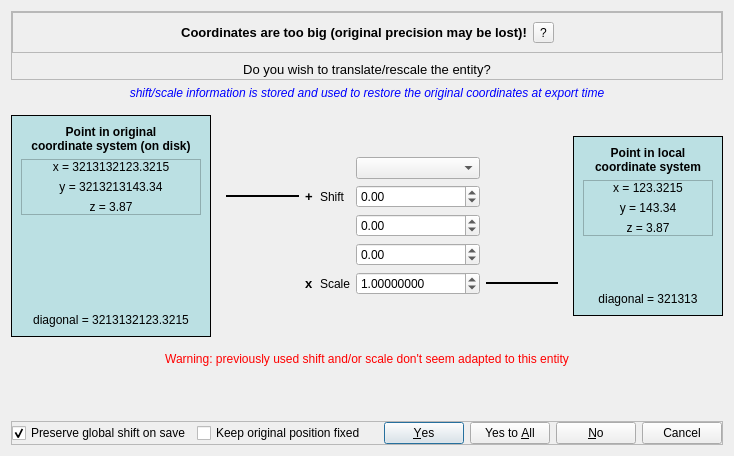
<?xml version="1.0" encoding="UTF-8"?>
<ui version="4.0">
 <class>GlobalShiftAndScaleDlg</class>
 <widget class="QDialog" name="GlobalShiftAndScaleDlg">
  <property name="geometry">
   <rect>
    <x>0</x>
    <y>0</y>
    <width>734</width>
    <height>456</height>
   </rect>
  </property>
  <property name="sizePolicy">
   <sizepolicy hsizetype="Expanding" vsizetype="Preferred">
    <horstretch>0</horstretch>
    <verstretch>0</verstretch>
   </sizepolicy>
  </property>
  <property name="windowTitle">
   <string>Global shift/scale</string>
  </property>
  <layout class="QVBoxLayout" name="verticalLayout_5">
   <item>
    <widget class="QFrame" name="titleFrame">
     <property name="frameShape">
      <enum>QFrame::StyledPanel</enum>
     </property>
     <property name="frameShadow">
      <enum>QFrame::Raised</enum>
     </property>
     <layout class="QVBoxLayout" name="verticalLayout">
      <property name="leftMargin">
       <number>0</number>
      </property>
      <property name="topMargin">
       <number>0</number>
      </property>
      <property name="rightMargin">
       <number>0</number>
      </property>
      <property name="bottomMargin">
       <number>0</number>
      </property>
      <item>
       <widget class="QFrame" name="frame_2">
        <property name="frameShape">
         <enum>QFrame::StyledPanel</enum>
        </property>
        <property name="frameShadow">
         <enum>QFrame::Raised</enum>
        </property>
        <layout class="QHBoxLayout" name="horizontalLayout_3">
         <item>
          <spacer name="horizontalSpacer_3">
           <property name="orientation">
            <enum>Qt::Horizontal</enum>
           </property>
           <property name="sizeHint" stdset="0">
            <size>
             <width>40</width>
             <height>20</height>
            </size>
           </property>
          </spacer>
         </item>
         <item>
          <widget class="QLabel" name="messageLabel">
           <property name="font">
            <font>
             <pointsize>10</pointsize>
             <weight>75</weight>
             <bold>true</bold>
            </font>
           </property>
           <property name="text">
            <string>Coordinates are too big (original precision may be lost)!</string>
           </property>
           <property name="alignment">
            <set>Qt::AlignCenter</set>
           </property>
          </widget>
         </item>
         <item>
          <widget class="QToolButton" name="moreInfoToolButton">
           <property name="toolTip">
            <string>More information about this issue</string>
           </property>
           <property name="text">
            <string notr="true">?</string>
           </property>
          </widget>
         </item>
         <item>
          <spacer name="horizontalSpacer_4">
           <property name="orientation">
            <enum>Qt::Horizontal</enum>
           </property>
           <property name="sizeHint" stdset="0">
            <size>
             <width>40</width>
             <height>20</height>
            </size>
           </property>
          </spacer>
         </item>
        </layout>
       </widget>
      </item>
      <item>
       <layout class="QHBoxLayout" name="horizontalLayout_8">
        <item>
         <spacer name="horizontalSpacer">
          <property name="orientation">
           <enum>Qt::Horizontal</enum>
          </property>
          <property name="sizeHint" stdset="0">
           <size>
            <width>40</width>
            <height>20</height>
           </size>
          </property>
         </spacer>
        </item>
        <item>
         <widget class="QLabel" name="label_4">
          <property name="font">
           <font>
            <pointsize>10</pointsize>
           </font>
          </property>
          <property name="text">
           <string>Do you wish to translate/rescale the entity?</string>
          </property>
          <property name="alignment">
           <set>Qt::AlignCenter</set>
          </property>
         </widget>
        </item>
        <item>
         <spacer name="horizontalSpacer_2">
          <property name="orientation">
           <enum>Qt::Horizontal</enum>
          </property>
          <property name="sizeHint" stdset="0">
           <size>
            <width>40</width>
            <height>20</height>
           </size>
          </property>
         </spacer>
        </item>
       </layout>
      </item>
     </layout>
    </widget>
   </item>
   <item>
    <widget class="QLabel" name="infoLabel">
     <property name="font">
      <font>
       <italic>true</italic>
      </font>
     </property>
     <property name="styleSheet">
      <string notr="true">color: blue;</string>
     </property>
     <property name="text">
      <string>shift/scale information is stored and used to restore the original coordinates at export time</string>
     </property>
     <property name="alignment">
      <set>Qt::AlignCenter</set>
     </property>
    </widget>
   </item>
   <item>
    <widget class="QFrame" name="mainFrame">
     <property name="sizePolicy">
      <sizepolicy hsizetype="Expanding" vsizetype="Maximum">
       <horstretch>0</horstretch>
       <verstretch>0</verstretch>
      </sizepolicy>
     </property>
     <layout class="QHBoxLayout" name="horizontalLayout_4">
      <property name="leftMargin">
       <number>0</number>
      </property>
      <property name="topMargin">
       <number>9</number>
      </property>
      <property name="rightMargin">
       <number>0</number>
      </property>
      <property name="bottomMargin">
       <number>9</number>
      </property>
      <item>
       <layout class="QVBoxLayout" name="verticalLayout_3">
        <item>
         <widget class="QFrame" name="bigCubeFrame">
          <property name="sizePolicy">
           <sizepolicy hsizetype="Maximum" vsizetype="Maximum">
            <horstretch>0</horstretch>
            <verstretch>0</verstretch>
           </sizepolicy>
          </property>
          <property name="minimumSize">
           <size>
            <width>200</width>
            <height>200</height>
           </size>
          </property>
          <property name="toolTip">
           <string>This version corresponds to the input (or output) file</string>
          </property>
          <property name="styleSheet">
           <string notr="true">background-color:rgb(187,224,227);</string>
          </property>
          <property name="frameShape">
           <enum>QFrame::Box</enum>
          </property>
          <property name="frameShadow">
           <enum>QFrame::Plain</enum>
          </property>
          <property name="lineWidth">
           <number>1</number>
          </property>
          <layout class="QVBoxLayout" name="verticalLayout_7">
           <item>
            <widget class="QLabel" name="label">
             <property name="font">
              <font>
               <weight>75</weight>
               <bold>true</bold>
              </font>
             </property>
             <property name="text">
              <string>Point in original
coordinate system (on disk)</string>
             </property>
             <property name="alignment">
              <set>Qt::AlignCenter</set>
             </property>
            </widget>
           </item>
           <item>
            <widget class="QFrame" name="originalPointFrame">
             <property name="frameShape">
              <enum>QFrame::StyledPanel</enum>
             </property>
             <property name="frameShadow">
              <enum>QFrame::Raised</enum>
             </property>
             <layout class="QVBoxLayout" name="verticalLayout_9">
              <property name="leftMargin">
               <number>0</number>
              </property>
              <property name="topMargin">
               <number>0</number>
              </property>
              <property name="rightMargin">
               <number>0</number>
              </property>
              <property name="bottomMargin">
               <number>0</number>
              </property>
              <item>
               <widget class="QLabel" name="xOriginLabel">
                <property name="text">
                 <string notr="true">x = 3213132123.3215</string>
                </property>
                <property name="alignment">
                 <set>Qt::AlignCenter</set>
                </property>
               </widget>
              </item>
              <item>
               <widget class="QLabel" name="yOriginLabel">
                <property name="text">
                 <string notr="true">y = 3213213143.34</string>
                </property>
                <property name="alignment">
                 <set>Qt::AlignCenter</set>
                </property>
               </widget>
              </item>
              <item>
               <widget class="QLabel" name="zOriginLabel">
                <property name="text">
                 <string notr="true">z = 3.87</string>
                </property>
                <property name="alignment">
                 <set>Qt::AlignCenter</set>
                </property>
               </widget>
              </item>
             </layout>
            </widget>
           </item>
           <item>
            <spacer name="verticalSpacer_6">
             <property name="orientation">
              <enum>Qt::Vertical</enum>
             </property>
             <property name="sizeHint" stdset="0">
              <size>
               <width>20</width>
               <height>92</height>
              </size>
             </property>
            </spacer>
           </item>
           <item>
            <widget class="QLabel" name="diagOriginLabel">
             <property name="text">
              <string>diagonal = 3213132123.3215</string>
             </property>
             <property name="alignment">
              <set>Qt::AlignCenter</set>
             </property>
            </widget>
           </item>
          </layout>
         </widget>
        </item>
       </layout>
      </item>
      <item>
       <layout class="QHBoxLayout" name="horizontalLayout">
        <item>
         <layout class="QVBoxLayout" name="verticalLayout_2">
          <item>
           <spacer name="verticalSpacer_4">
            <property name="orientation">
             <enum>Qt::Vertical</enum>
            </property>
            <property name="sizeHint" stdset="0">
             <size>
              <width>20</width>
              <height>20</height>
             </size>
            </property>
           </spacer>
          </item>
          <item>
           <widget class="QFrame" name="shiftFrame">
            <property name="sizePolicy">
             <sizepolicy hsizetype="Preferred" vsizetype="Maximum">
              <horstretch>0</horstretch>
              <verstretch>0</verstretch>
             </sizepolicy>
            </property>
            <layout class="QGridLayout" name="gridLayout">
             <item row="5" column="4">
              <widget class="QDoubleSpinBox" name="scaleSpinBox">
               <property name="maximumSize">
                <size>
                 <width>150</width>
                 <height>16777215</height>
                </size>
               </property>
               <property name="decimals">
                <number>8</number>
               </property>
               <property name="minimum">
                <double>0.000001000000000</double>
               </property>
               <property name="maximum">
                <double>1000000.000000000000000</double>
               </property>
               <property name="singleStep">
                <double>0.100000000000000</double>
               </property>
               <property name="value">
                <double>1.000000000000000</double>
               </property>
              </widget>
             </item>
             <item row="5" column="2">
              <widget class="QLabel" name="label_3">
               <property name="font">
                <font>
                 <pointsize>10</pointsize>
                 <weight>75</weight>
                 <bold>true</bold>
                </font>
               </property>
               <property name="text">
                <string notr="true">x</string>
               </property>
              </widget>
             </item>
             <item row="2" column="4">
              <widget class="QDoubleSpinBox" name="shiftX">
               <property name="sizePolicy">
                <sizepolicy hsizetype="Expanding" vsizetype="Fixed">
                 <horstretch>0</horstretch>
                 <verstretch>0</verstretch>
                </sizepolicy>
               </property>
               <property name="maximumSize">
                <size>
                 <width>150</width>
                 <height>16777215</height>
                </size>
               </property>
               <property name="minimum">
                <double>-1000000000000.000000000000000</double>
               </property>
               <property name="maximum">
                <double>1000000000000.000000000000000</double>
               </property>
              </widget>
             </item>
             <item row="2" column="3">
              <widget class="QLabel" name="label1">
               <property name="sizePolicy">
                <sizepolicy hsizetype="Maximum" vsizetype="Preferred">
                 <horstretch>0</horstretch>
                 <verstretch>0</verstretch>
                </sizepolicy>
               </property>
               <property name="text">
                <string>Shift</string>
               </property>
              </widget>
             </item>
             <item row="2" column="2">
              <widget class="QLabel" name="label_5">
               <property name="font">
                <font>
                 <pointsize>10</pointsize>
                 <weight>75</weight>
                 <bold>true</bold>
                </font>
               </property>
               <property name="text">
                <string notr="true">+</string>
               </property>
              </widget>
             </item>
             <item row="5" column="3">
              <widget class="QLabel" name="label1_2">
               <property name="sizePolicy">
                <sizepolicy hsizetype="Maximum" vsizetype="Preferred">
                 <horstretch>0</horstretch>
                 <verstretch>0</verstretch>
                </sizepolicy>
               </property>
               <property name="text">
                <string>Scale</string>
               </property>
              </widget>
             </item>
             <item row="3" column="4">
              <widget class="QDoubleSpinBox" name="shiftY">
               <property name="sizePolicy">
                <sizepolicy hsizetype="Expanding" vsizetype="Fixed">
                 <horstretch>0</horstretch>
                 <verstretch>0</verstretch>
                </sizepolicy>
               </property>
               <property name="maximumSize">
                <size>
                 <width>150</width>
                 <height>16777215</height>
                </size>
               </property>
               <property name="minimum">
                <double>-1000000000000.000000000000000</double>
               </property>
               <property name="maximum">
                <double>1000000000000.000000000000000</double>
               </property>
              </widget>
             </item>
             <item row="4" column="4">
              <widget class="QDoubleSpinBox" name="shiftZ">
               <property name="sizePolicy">
                <sizepolicy hsizetype="Expanding" vsizetype="Fixed">
                 <horstretch>0</horstretch>
                 <verstretch>0</verstretch>
                </sizepolicy>
               </property>
               <property name="maximumSize">
                <size>
                 <width>150</width>
                 <height>16777215</height>
                </size>
               </property>
               <property name="minimum">
                <double>-1000000000000.000000000000000</double>
               </property>
               <property name="maximum">
                <double>1000000000000.000000000000000</double>
               </property>
              </widget>
             </item>
             <item row="2" column="1">
              <widget class="QFrame" name="hLine2Frame">
               <property name="sizePolicy">
                <sizepolicy hsizetype="Expanding" vsizetype="Fixed">
                 <horstretch>0</horstretch>
                 <verstretch>0</verstretch>
                </sizepolicy>
               </property>
               <property name="minimumSize">
                <size>
                 <width>20</width>
                 <height>2</height>
                </size>
               </property>
               <property name="maximumSize">
                <size>
                 <width>16777215</width>
                 <height>2</height>
                </size>
               </property>
               <property name="frameShape">
                <enum>QFrame::Box</enum>
               </property>
               <property name="frameShadow">
                <enum>QFrame::Plain</enum>
               </property>
               <property name="lineWidth">
                <number>2</number>
               </property>
              </widget>
             </item>
             <item row="5" column="5">
              <widget class="QFrame" name="hLine3Frame">
               <property name="sizePolicy">
                <sizepolicy hsizetype="Expanding" vsizetype="Preferred">
                 <horstretch>0</horstretch>
                 <verstretch>0</verstretch>
                </sizepolicy>
               </property>
               <property name="minimumSize">
                <size>
                 <width>20</width>
                 <height>2</height>
                </size>
               </property>
               <property name="maximumSize">
                <size>
                 <width>16777215</width>
                 <height>2</height>
                </size>
               </property>
               <property name="frameShape">
                <enum>QFrame::Box</enum>
               </property>
               <property name="frameShadow">
                <enum>QFrame::Plain</enum>
               </property>
               <property name="lineWidth">
                <number>2</number>
               </property>
              </widget>
             </item>
             <item row="0" column="4">
              <widget class="QComboBox" name="loadComboBox">
               <property name="toolTip">
                <string>You can add default items to this list by placing a text file named &lt;span style=&quot; font-weight:600;&quot;&gt;global_shift_list.txt&lt;/span&gt; next to the application executable file. On each line you should define 5 items separated by semicolon characters: name ; ShiftX ; ShiftY ; ShiftZ ; scale</string>
               </property>
               <property name="currentIndex">
                <number>-1</number>
               </property>
              </widget>
             </item>
            </layout>
           </widget>
          </item>
          <item>
           <spacer name="verticalSpacer_3">
            <property name="orientation">
             <enum>Qt::Vertical</enum>
            </property>
            <property name="sizeHint" stdset="0">
             <size>
              <width>20</width>
              <height>20</height>
             </size>
            </property>
           </spacer>
          </item>
         </layout>
        </item>
        <item>
         <layout class="QVBoxLayout" name="verticalLayout_4">
          <item>
           <widget class="QFrame" name="smallCubeFrame">
            <property name="sizePolicy">
             <sizepolicy hsizetype="Maximum" vsizetype="Maximum">
              <horstretch>0</horstretch>
              <verstretch>0</verstretch>
             </sizepolicy>
            </property>
            <property name="minimumSize">
             <size>
              <width>150</width>
              <height>180</height>
             </size>
            </property>
            <property name="toolTip">
             <string>This version is the one CLOUDVIEWER  will work with. Mind the digits!</string>
            </property>
            <property name="styleSheet">
             <string notr="true">background-color:rgb(187,224,227);</string>
            </property>
            <property name="frameShape">
             <enum>QFrame::Box</enum>
            </property>
            <property name="frameShadow">
             <enum>QFrame::Plain</enum>
            </property>
            <property name="lineWidth">
             <number>1</number>
            </property>
            <layout class="QVBoxLayout" name="verticalLayout_8">
             <item>
              <widget class="QLabel" name="label_2">
               <property name="font">
                <font>
                 <weight>75</weight>
                 <bold>true</bold>
                </font>
               </property>
               <property name="text">
                <string>Point in local
coordinate system</string>
               </property>
               <property name="alignment">
                <set>Qt::AlignCenter</set>
               </property>
              </widget>
             </item>
             <item>
              <widget class="QFrame" name="destPointFrame">
               <property name="frameShape">
                <enum>QFrame::StyledPanel</enum>
               </property>
               <property name="frameShadow">
                <enum>QFrame::Raised</enum>
               </property>
               <layout class="QVBoxLayout" name="verticalLayout_10">
                <property name="leftMargin">
                 <number>0</number>
                </property>
                <property name="topMargin">
                 <number>0</number>
                </property>
                <property name="rightMargin">
                 <number>0</number>
                </property>
                <property name="bottomMargin">
                 <number>0</number>
                </property>
                <item>
                 <widget class="QLabel" name="xDestLabel">
                  <property name="text">
                   <string notr="true">x = 123.3215</string>
                  </property>
                  <property name="alignment">
                   <set>Qt::AlignCenter</set>
                  </property>
                 </widget>
                </item>
                <item>
                 <widget class="QLabel" name="yDestLabel">
                  <property name="text">
                   <string notr="true">y = 143.34</string>
                  </property>
                  <property name="alignment">
                   <set>Qt::AlignCenter</set>
                  </property>
                 </widget>
                </item>
                <item>
                 <widget class="QLabel" name="zDestLabel">
                  <property name="text">
                   <string notr="true">z = 3.87</string>
                  </property>
                  <property name="alignment">
                   <set>Qt::AlignCenter</set>
                  </property>
                 </widget>
                </item>
               </layout>
              </widget>
             </item>
             <item>
              <spacer name="verticalSpacer_7">
               <property name="orientation">
                <enum>Qt::Vertical</enum>
               </property>
               <property name="sizeHint" stdset="0">
                <size>
                 <width>20</width>
                 <height>46</height>
                </size>
               </property>
              </spacer>
             </item>
             <item>
              <widget class="QLabel" name="diagDestLabel">
               <property name="text">
                <string>diagonal = 321313</string>
               </property>
               <property name="alignment">
                <set>Qt::AlignCenter</set>
               </property>
              </widget>
             </item>
            </layout>
           </widget>
          </item>
         </layout>
        </item>
       </layout>
      </item>
     </layout>
    </widget>
   </item>
   <item>
    <widget class="QLabel" name="warningLabel">
     <property name="styleSheet">
      <string notr="true">color: red;</string>
     </property>
     <property name="text">
      <string>Warning: previously used shift and/or scale don't seem adapted to this entity</string>
     </property>
     <property name="alignment">
      <set>Qt::AlignCenter</set>
     </property>
    </widget>
   </item>
   <item>
    <spacer name="verticalSpacer">
     <property name="orientation">
      <enum>Qt::Vertical</enum>
     </property>
     <property name="sizeHint" stdset="0">
      <size>
       <width>20</width>
       <height>40</height>
      </size>
     </property>
    </spacer>
   </item>
   <item>
    <widget class="QFrame" name="frame">
     <property name="frameShape">
      <enum>QFrame::StyledPanel</enum>
     </property>
     <property name="frameShadow">
      <enum>QFrame::Raised</enum>
     </property>
     <layout class="QHBoxLayout" name="horizontalLayout_2">
      <property name="leftMargin">
       <number>0</number>
      </property>
      <property name="topMargin">
       <number>0</number>
      </property>
      <property name="rightMargin">
       <number>0</number>
      </property>
      <property name="bottomMargin">
       <number>0</number>
      </property>
      <item>
       <widget class="QCheckBox" name="preserveShiftOnSaveCheckBox">
        <property name="text">
         <string>Preserve global shift on save</string>
        </property>
        <property name="checked">
         <bool>true</bool>
        </property>
       </widget>
      </item>
      <item>
       <widget class="QCheckBox" name="keepGlobalPosCheckBox">
        <property name="toolTip">
         <string>The local coordinates will be changed so as to keep the global coordinates the same</string>
        </property>
        <property name="text">
         <string>Keep original position fixed</string>
        </property>
       </widget>
      </item>
      <item>
       <widget class="QDialogButtonBox" name="buttonBox">
        <property name="orientation">
         <enum>Qt::Horizontal</enum>
        </property>
        <property name="standardButtons">
         <set>QDialogButtonBox::Cancel|QDialogButtonBox::No|QDialogButtonBox::Yes|QDialogButtonBox::YesToAll</set>
        </property>
       </widget>
      </item>
     </layout>
    </widget>
   </item>
  </layout>
 </widget>
 <resources/>
 <connections>
  <connection>
   <sender>buttonBox</sender>
   <signal>accepted()</signal>
   <receiver>GlobalShiftAndScaleDlg</receiver>
   <slot>accept()</slot>
   <hints>
    <hint type="sourcelabel">
     <x>248</x>
     <y>254</y>
    </hint>
    <hint type="destinationlabel">
     <x>157</x>
     <y>274</y>
    </hint>
   </hints>
  </connection>
  <connection>
   <sender>buttonBox</sender>
   <signal>rejected()</signal>
   <receiver>GlobalShiftAndScaleDlg</receiver>
   <slot>reject()</slot>
   <hints>
    <hint type="sourcelabel">
     <x>316</x>
     <y>260</y>
    </hint>
    <hint type="destinationlabel">
     <x>286</x>
     <y>274</y>
    </hint>
   </hints>
  </connection>
  <connection>
   <sender>preserveShiftOnSaveCheckBox</sender>
   <signal>toggled(bool)</signal>
   <receiver>infoLabel</receiver>
   <slot>setVisible(bool)</slot>
   <hints>
    <hint type="sourcelabel">
     <x>90</x>
     <y>367</y>
    </hint>
    <hint type="destinationlabel">
     <x>321</x>
     <y>91</y>
    </hint>
   </hints>
  </connection>
 </connections>
</ui>
